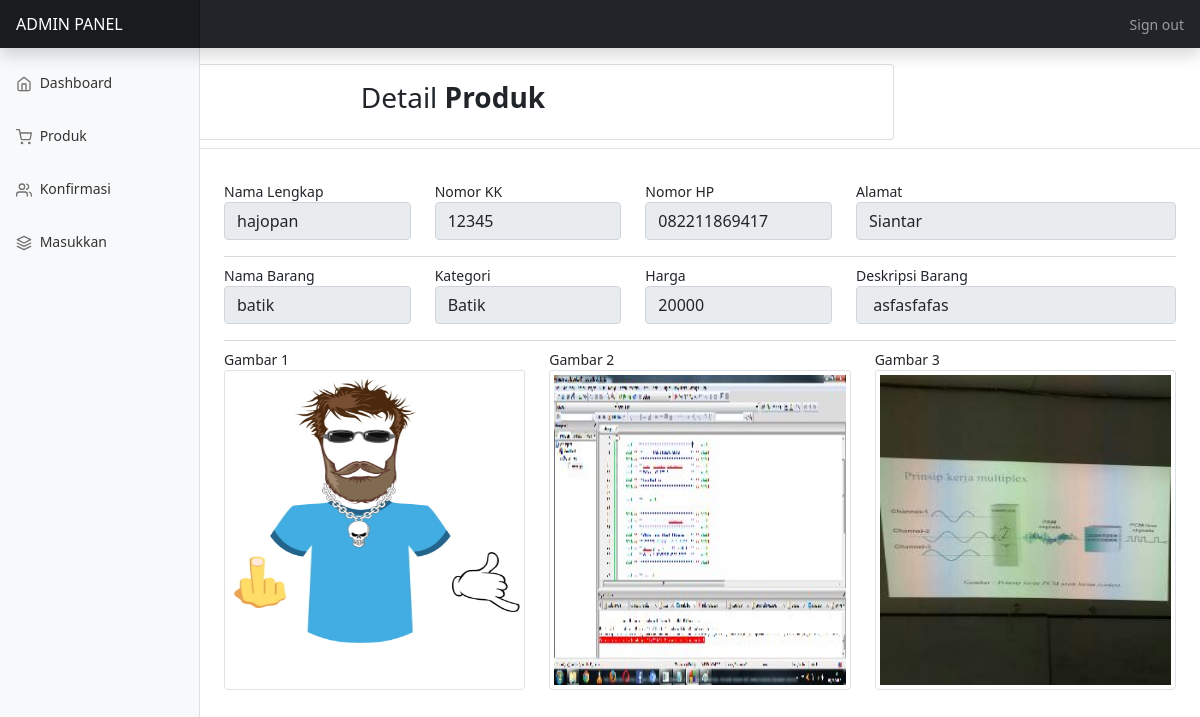
/admin1/detail.php?id=1, run on the app's committed database.
### tables this page shows
CREATE TABLE `tb_barang` (
  `id_barang` int(11) NOT NULL,
  `nama_lengkap` varchar(255) NOT NULL,
  `nomor_kk` int(244) NOT NULL,
  `nomor_hp` varchar(20) NOT NULL,
  `nama_barang` varchar(244) NOT NULL,
  `deskripsi_barang` text NOT NULL,
  `harga` varchar(255) NOT NULL,
  `gambar` varchar(100) NOT NULL,
  `gambar2` varchar(244) NOT NULL,
  `gambar3` varchar(244) NOT NULL,
  `alamat` text NOT NULL,
  `id_kategori` int(11) NOT NULL,
  `status` varchar(15) NOT NULL
);

CREATE TABLE `kategori` (
  `id_kategori` int(11) NOT NULL,
  `Kategori` varchar(255) NOT NULL
);

### koneksi.php (called while the page is built)
<?php
	$koneksi = new mysqli("localhost","root","","db_sigaluh");
	return $koneksi;
 ?>

### input_barang/funct.php (called while the page is built, shortened)
<?php
function query($query){
	include ('../koneksi.php');
	$ambil=mysqli_query($koneksi,$query);
	while ($row=mysqli_fetch_assoc($ambil)) {
		$rows[]=$row;
	}
	return $rows;
}

### admin1/detail.php (the view)
<?php
include '../input_barang/funct.php';
$id=$_GET["id"];
$ambil= query("SELECT * FROM tb_barang INNER JOIN kategori ON kategori.id_kategori = tb_barang.id_kategori WHERE id_barang = $id")[0];
?>
<?php include '../navigasi/admin_nav.php'; ?>
<div class="d-flex justify-content-between flex-wrap flex-md-nowrap align-items-center pt-3 pb-2 mb-3 border-bottom">
	<div class="col-md-9">
		<div class="card">
			<div class="card-body">
				<center>
					<h3>
						Detail <strong>Produk</strong> <br>
					</h3>
				</center>
			</div>
		</div>
	</div>
</div>
<main class="col-md-9 ms-sm-auto col-lg-10 px-md-4">
	<div class="d-flex justify-content-between flex-wrap flex-md-nowrap align-items-center pt-3 pb-2 mb-3 ">
		<form>
			<div class="row">
				<div class="col">
					<label for="nama">Nama Lengkap</label>
					<input class="form-control" type="text" disabled="" value="<?php echo $ambil["nama_lengkap"]; ?>" id="nama">
				</div>
				<div class="col">
					<label for="kk">Nomor KK</label>
					<input class="form-control" type="text" disabled="" value="<?php echo $ambil["nomor_kk"]; ?>" id="kk">
				</div>
				<div class="col">
					<label for="hp">Nomor HP</label>
					<input class="form-control" type="text" disabled="" value="<?php echo $ambil["nomor_hp"]; ?>" id="hp">
				</div>
				<div class="col">
					<label for="alamat">Alamat</label>
					<input class="form-control" type="text" disabled="" value="<?php echo $ambil["alamat"]; ?>" id="alamat" style="width: 20rem">
				</div>
			</div>
			<div class="dropdown-divider mt-3"></div>
			<div class="row">
				<div class="col">
					<label for="nama">Nama Barang</label>
					<input class="form-control" type="text" disabled="" value="<?php echo $ambil["nama_barang"]; ?>" id="nama">
				</div>
				<div class="col">
					<label for="kategori">Kategori</label>
					<input class="form-control" type="text" disabled="" value="<?php echo $ambil["Kategori"]; ?>" id="kategori">
				</div>
				<div class="col">
					<label for="kk">Harga</label>
					<input class="form-control" type="text" disabled="" value="<?php echo $ambil["harga"]; ?>" id="kk">
				</div>
				<div class="col">
					<label for="alamat">Deskripsi Barang</label>
					<input class="form-control" type="text" disabled="" value="<?php echo $ambil["deskripsi_barang"]; ?>" id="alamat" style="width: 20rem">
				</div>
			</div>
			<div class="dropdown-divider mt-3"></div>
			<div class="row">
				<div class="col">
					<label for="nama">Gambar 1</label>
					<img src="../input_barang/img/<?php echo $ambil["gambar"]; ?>" class="card-img-top img-thumbnail" alt="batik" style="height: 20rem">
				</div>
				<div class="col">
					<label for="kategori">Gambar 2</label>
					<img src="../input_barang/img/<?php echo $ambil["gambar2"]; ?>" class="card-img-top img-thumbnail" alt="batik" style="height: 20rem">
				</div>
				<div class="col">
					<label for="kk">Gambar 3</label>
					<img src="../input_barang/img/<?php echo $ambil["gambar3"]; ?>" class="card-img-top img-thumbnail" alt="batik" style="height: 20rem">
				</div>
			</div>
		</form>
	</div>

### navigasi/admin_nav.php (shortened to what this page needs)
  <link href="../assets/dist/css/bootstrap.min.css" rel="stylesheet">
    <link href="dashboard.css" rel="stylesheet">
<header class="navbar navbar-dark sticky-top bg-dark flex-md-nowrap p-0 shadow">
  <a class="navbar-brand col-md-3 col-lg-2 me-0 px-3" href="index.php">ADMIN PANEL</a>
  <div class="navbar-nav">
    <div class="nav-item text-nowrap">
      <a class="nav-link px-3" href="logout.php">Sign out</a>
    </div>
  </div>
</header>
<div class="container-fluid">
  <div class="row">
    <nav id="sidebarMenu" class="col-md-3 col-lg-2 d-md-block bg-light sidebar collapse">
      <div class="position-sticky pt-3">
        <ul class="nav flex-column">
          <li class="nav-item mb-3">
            <a class="nav-link " aria-current="page" href="index.php">
              <span data-feather="home"></span>
              Dashboard
            </a>
          </li>
          <li class="nav-item mb-3">
            <a class="nav-link" href="tampil_produk.php">
              <span data-feather="shopping-cart"></span>
              Produk
            </a>
          </li>
          <li class="nav-item mb-3">
            <a class="nav-link" href="confirm.php">
              <span data-feather="users"></span>
              Konfirmasi
            </a>
          </li>
         <li class="nav-item mb-3">
            <a class="nav-link" href="saran.php">
              <span data-feather="layers"></span>
              Masukkan
            </a>
          </li>
      </div>
    </nav>

### admin1/dashboard.css (style rules this page uses)
.feather { width: 16px; height: 16px; vertical-align: text-bottom; }
.sidebar { position: fixed; top: 0; bottom: 0; left: 0; z-index: 100; padding: 48px 0 0; box-shadow: inset -1px 0 0 rgba(0, 0, 0, .1); }
.sidebar .nav-link { font-weight: 500; color: #333; }
.sidebar .nav-link .feather { margin-right: 4px; color: #727272; }
.navbar-brand { padding-top: .75rem; padding-bottom: .75rem; font-size: 1rem; background-color: rgba(0, 0, 0, .25); box-shadow: inset -1px 0 0 rgba(0, 0, 0, .25); }

### data on the page
tb_barang: nama_lengkap "hajopan", nomor_kk "12345", nomor_hp "082211869417", alamat "Siantar", nama_barang "batik", id_kategori.Kategori "Batik", harga "20000", deskripsi_barang "asfasfafas", gambar (picture), gambar2 (picture), gambar3 (picture)
